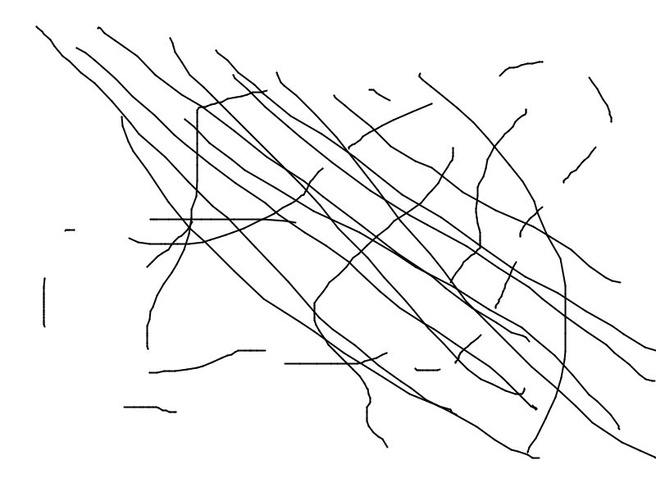
#> input picture fibre_orientation_examples/5.jpg, 656 x 492 px, shrunk from 800 x 600 before the run, found by its file name
$ python fibre_orientation_structure_tensor3.py
#> lines starting #> are read from the running program, lines starting #| are printed output that depends on the picture
### fibre_orientation_structure_tensor.py

'''
by Andreas Bauer 29.05.2020
Analyzing the orientation of structures like collagen fibres or cells in cell patches by analyzing the gradient of
images locally or as a whole. This uses the structure tensor https://en.wikipedia.org/wiki/Structure_tensor
and builds heavily on the method presented here http://bigwww.epfl.ch/demo/orientation/
'''

import matplotlib.pyplot as plt
from skimage.filters import gaussian
from scipy.ndimage.filters import uniform_filter
import os
import copy
import numpy as np

from skimage.draw import circle
from scipy.signal import convolve2d


def rotate_vector_field(p, r):
    '''
    rotation of a vector or vector field by angel p
    :param p:
    :param r:
    :return:
    '''

    r_n = np.zeros(r.shape) + np.nan
    if len(r.shape) == 3:  # vector field
        # applying rotation matrix
        r_n[:, :, 0] = + np.cos(p) * (r[:, :, 0]) - np.sin(p) * (r[:, :, 1])
        r_n[:, :, 1] = + np.sin(p) * (r[:, :, 0]) + np.cos(p) * (r[:, :, 1])

    if len(r.shape) == 1:  # single vector
        # applying rotation matrix
        r_n[0] = + np.cos(p) * (r[0]) - np.sin(p) * (r[1])
        r_n[1] = + np.sin(p) * (r[0]) + np.cos(p) * (r[1])
    return r_n


def eigen_vec(eval, a, b, d):

    '''
    Calculateing the eigenvectors of a symmetric matrix [[a,b][b,c]] with eigenvalues eval
    :param eval: 1d array of eigenvalues
    :param a:
    :param b:
    :param d:
    :return:
    '''
    x = b / np.sqrt(b ** 2 + (eval - a) ** 2)
    y = (eval - a) / np.sqrt(b ** 2 + (eval - a) ** 2)
    return np.stack([x, y], axis=len(y.shape))


def select_max_min(x1, x2, b1, b2):

    '''
    Sort values from x1 and x2 into tqo arrays based on values in b1 and b2.
    x1[0,0] get sorted to x_max if b1[0,0]>b2[0,0] and x2[0,0] gets sorted to x_min in this case.
    :param x1:
    :param x2:
    :param b1:
    :param b2:
    :return:
    '''

    x1 = np.array(x1)
    x2 = np.array(x2)
    b1 = np.array(b1)
    b2 = np.array(b2)

    x_max = np.zeros(x1.shape)
    x_min = np.zeros(x2.shape)

    bigger1 = np.abs(b1) > np.abs(b2)  # mask where absolute value of first value is bigger
    bigger2 = ~bigger1

    x_max[bigger1] = x1[bigger1]
    x_max[bigger2] = x2[bigger2]

    x_min[bigger2] = x1[bigger2]
    x_min[bigger1] = x2[bigger1]

    return x_max, x_min


# [41 lines left out: functions get_structure_tensor_gaussian, get_structure_tensor_uniform, not called in this run]


def get_structure_tensor_roi(im, mask=None):
    '''
    Structure tensor over specific region of interest with uniform weight.
    See https://en.wikipedia.org/wiki/Structure_tensor for some background.


    :param im: input image
    :param mask: mask specifying the region that is analyzed
    :return:
    '''

    #
    grad_y = np.gradient(im, axis=0)  # parameters: spacing-> set higher dx and dy edge-order: some interpolation (?)
    grad_x = np.gradient(im, axis=1)

    # if no mask is provided, use the whole image
    if not isinstance(mask, np.ndarray):
        mask = np.ones(grad_y.shape).astype(bool)
    else:
        mask = mask.astype(bool)

    # components of the structure tensor.
    # actual tensor would look like tensor = [[ot_xx], [ot_yx],
    #                                  [ot_yx] ,[ot_yy]]
    ot_xx = np.mean(grad_x[mask] * grad_x[mask])
    ot_yx = np.mean(grad_y[mask] * grad_x[mask])
    ot_yy = np.mean(grad_y[mask] * grad_y[mask])

    return ot_xx, ot_yx, ot_yy


def get_principal_vectors(ot_xx, ot_yx, ot_yy):
    '''
    Calculating eigenvectors and eigenvalues form the structure tensor, selecting the minimal and maximal eigenvalues
    and the corresponding eigenvectors. from https://www.soest.hawaii.edu/martel/Courses/GG303/Eigenvectors.pdf
    (maybe there is an error in the link?)
    This follows
    :param ot_xx: [0,0] component of structure tensor
    :param ot_yx: [0,1] and [1,0] component of structure tensor
    :param ot_yy: [1,1] component of structure tensor
    :return:
    '''

    eval1 = (ot_xx + ot_yy) / 2 + np.sqrt(((ot_xx - ot_yy) / 2) ** 2 + ot_yx ** 2)
    eval2 = (ot_xx + ot_yy) / 2 - np.sqrt(((ot_xx - ot_yy) / 2) ** 2 + ot_yx ** 2)

    evec1 = eigen_vec(eval1, ot_xx, ot_yx, ot_yy)
    evec2 = eigen_vec(eval2, ot_xx, ot_yx, ot_yy)

    # we  want the minimal eigenvalue and eigenvector
    max_eval, min_eval = select_max_min(eval1, eval2, eval1, eval2)
    max_evec, min_evec = select_max_min(evec1, evec2, eval1, eval2)

    # sometimes minimal vector is not defined, in this case create min eigenvector perpendicular to max eigenvector
    min_not_defined = np.logical_and(np.isnan(min_evec), ~np.isnan(max_evec))
    min_evec[min_not_defined] = rotate_vector_field(np.pi / 2, max_evec)[min_not_defined]

    # fill nans with zeros --> makes sense because later weighting with coherency would set zero  anyway
    min_evec[np.isnan(min_evec)] = 0
    max_evec[np.isnan(max_evec)] = 0

    return max_evec, min_evec, max_eval, min_eval


# [43 lines left out: functions analyze_area, get_main_orientation_squared, analyze_local, not called in this run]

'''
def custom_edge_filter(arr):
    arr_out = copy.deepcopy(arr).astype(int)
    shape1 = np.array([[0, 1, 0], [1, 1, 0], [0, 0, 0]])
    shape2 = np.array([[0, 1, 0], [0, 1, 1], [0, 0, 0]])
    shape3 = np.array([[0, 0, 0], [0, 1, 1], [0, 1, 0]])
    shape4 = np.array([[0, 0, 0], [1, 1, 0], [0, 1, 0]])
    for s in [shape1, shape2, shape3, shape4]:
        rem_mask = convolve2d(arr, s, mode="same") == 3
        arr_out[rem_mask] = 0
    return arr_out.astype(bool)
'''


# [9 lines left out: function set_axis_attribute, not called in this run]


'''
def display_mask(fig, mask, display_type="outline", type=1, color="C1", d=np.sqrt(2), ax=None, dm=True, lw=9):
    if not dm:
        return
    mask = mask.astype(int)
    if display_type == "outline":

        bm = binary_erosion((mask))
        bm[0,:] = 0
        bm[:,0] = 0
        bm[-1,:] = 0
        bm[:,-1] = 0
        out_line = mask - bm
        out_line = custom_edge_filter(out_line)  # risky
        out_line_graph, points = mask_to_graph(out_line, d=d)
        try:
            circular_path = find_path_circular(out_line_graph, 0)
        except RecursionError as e:
            print("while plotting mask outlines:", e)
            return

        circular_path.append(circular_path[0])  # to plot a fully closed loop
        if type == 1:
            ax = fig.axes[0] if ax is None else ax
            ax.plot(points[circular_path][:, 1], points[circular_path][:, 0], "--", color=color, linewidth=lw)
        if type == 2:
            for ax in fig.axes:
                ax.plot(points[circular_path][:, 1], points[circular_path][:, 0], "--", color=color, linewidth=lw)

'''


# [96 lines left out: functions plot1, full_angle_plot, analyze_area_full_orientation, normalize, not called in this run]


# [39 lines that do not run on import are left out]
    # save by fig2.savefig("example.png")

### fibre_orientation_structure_tensor3.py
'''
"global orientation analysis" --> size filter by applying simple guassian filter
this is most commonly done when they say: "we analyzed the orientation in a region of interesst...

'''
from fibre_orientation_structure_tensor import *
import pyTFM.plotting
from utilities import *
from tqdm import tqdm
import clickpoints
import os
import copy
import numpy as np
from scipy.ndimage import binary_fill_holes
from skimage.draw import circle


'''
generating clickpoints file

images = []
for fold, subfolder, files in os.walk(folder):
    for f in files:
        if f.endswith(".tif"):
            images.append(os.path.join(fold,f))
db = clickpoints.DataFile(os.path.join(folder,"db.cdb"))
for i in images:
    db.setImage(i)
db.db.close()
'''

# [112 lines left out: functions plot1, analyze_local, analyze_local_2_filters, analyze_area, get_main_orientation_min_squared, analyze_area_full_orientation and 1 more, not called in this run]

if __name__ == "__main__":

    image = "/home/user/Desktop/fibre_orientation_test/5.jpg"
    im = np.mean(plt.imread(image), axis=2)
#> im: shape (492, 656) float64; min 0, max 255, mean 244.5
    im = 1 - im
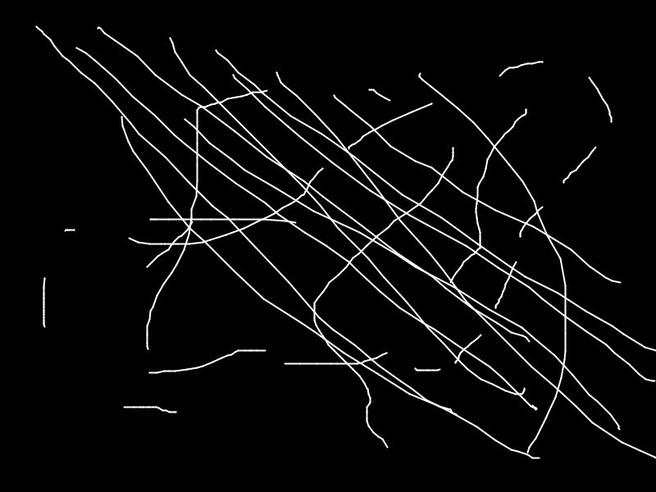
#> im: shape (492, 656) float64; min -254, max 1, mean -243.5; drawn with min black and max white

    ## first try structure tenosr of whole image...
    ot_xx, ot_yx, ot_yy = get_structure_tensor_roi(im)
#> in get_structure_tensor_roi, `grad_y = np.gradient(im, axis=0)`:
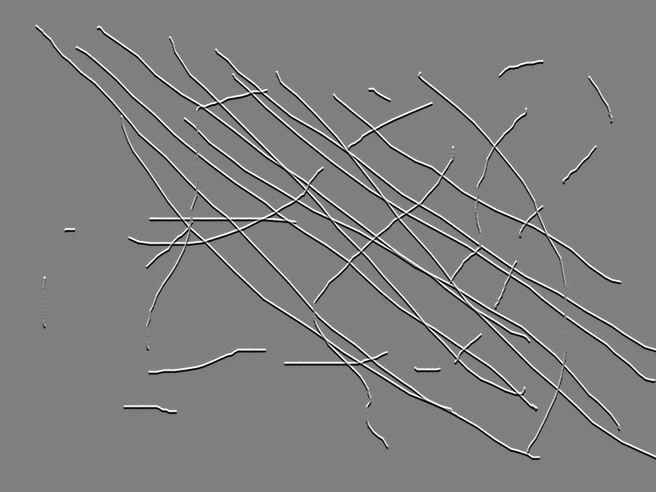
#> grad_y: shape (492, 656) float64; min -127.5, max 127.5, mean 0; drawn with min black and max white
#> in get_structure_tensor_roi, `grad_x = np.gradient(im, axis=1)`:
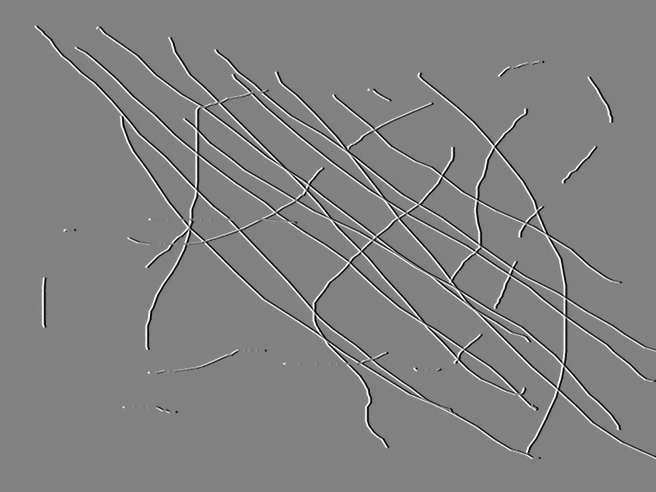
#> grad_x: shape (492, 656) float64; min -132, max 127.5, mean 0; drawn with min black and max white
#> in get_structure_tensor_roi, `ot_xx = np.mean(grad_x[mask] * grad_x[mask])`: ot_xx = 589.8
#> in get_structure_tensor_roi, `ot_yx = np.mean(grad_y[mask] * grad_x[mask])`: ot_yx = -383.5
#> in get_structure_tensor_roi, `ot_yy = np.mean(grad_y[mask] * grad_y[mask])`: ot_yy = 683.9
#> ot_xx = 589.8; ot_yx = -383.5; ot_yy = 683.9
    max_evec, min_evec, max_eval, min_eval = get_principal_vectors(ot_xx, ot_yx, ot_yy)
#> in get_principal_vectors, `eval1 = (ot_xx + ot_yy) / 2 + np.sqrt(((ot_xx - ot_yy) / 2) ** 2 + ot_..`: eval1 = 1023.3
#> in get_principal_vectors, `eval2 = (ot_xx + ot_yy) / 2 - np.sqrt(((ot_xx - ot_yy) / 2) ** 2 + ot_..`: eval2 = 250.4
#> in eigen_vec, `x = b / np.sqrt(b ** 2 + (eval - a) ** 2)`: x = -0.663
#> in eigen_vec, `y = (eval - a) / np.sqrt(b ** 2 + (eval - a) ** 2)`: y = 0.749
#> in get_principal_vectors, `evec1 = eigen_vec(eval1, ot_xx, ot_yx, ot_yy)`: evec1 = [-0.663, 0.749]
#> in get_principal_vectors, `evec2 = eigen_vec(eval2, ot_xx, ot_yx, ot_yy)`: evec2 = [-0.749, -0.663]
#> in select_max_min, `x1 = np.array(x1)`: x1 = 1023.3
#> in select_max_min, `x2 = np.array(x2)`: x2 = 250.4
#> in select_max_min, `b1 = np.array(b1)`: b1 = 1023.3
#> in select_max_min, `b2 = np.array(b2)`: b2 = 250.4
#> in select_max_min, `bigger1 = np.abs(b1) > np.abs(b2)`: bigger1 = True
#> in select_max_min, `bigger2 = ~bigger1`: bigger2 = False
#> in get_principal_vectors, `max_eval, min_eval = select_max_min(eval1, eval2, eval1, eval2)`: max_eval = 1023.3; min_eval = 250.4
#> in get_principal_vectors, `max_evec, min_evec = select_max_min(evec1, evec2, eval1, eval2)`: max_evec = [-0.663, 0.749]; min_evec = [-0.749, -0.663]
#> in get_principal_vectors, `min_not_defined = np.logical_and(np.isnan(min_evec), ~np.isnan(max_eve..`: min_not_defined = [False, False]
#> max_evec = [-0.663, 0.749]; min_evec = [-0.749, -0.663]; max_eval = 1023.3; min_eval = 250.4
    ori = (max_eval - min_eval) / (max_eval + min_eval)
#> ori = 0.607

    plt.figure()
    plt.imshow(im)
    plt.arrow(im.shape[1] / 2, im.shape[0] / 2, max_evec[0] * max_eval, max_evec[1] * max_eval, width=10, color="green")
    plt.arrow(im.shape[1] / 2, im.shape[0] / 2, min_evec[0] * min_eval, min_evec[1] * min_eval, width=10,
              color="orange")
    plt.text(0, 0, str(np.round(ori, 2)))

    folder = "/home/user/Desktop/ingo_fiber_orientations/"


#> (the run stopped early here; a loop or call above may not have finished)

$ run again, with fibre_orientation_examples/1.jpg copied over fibre_orientation_examples/5.jpg
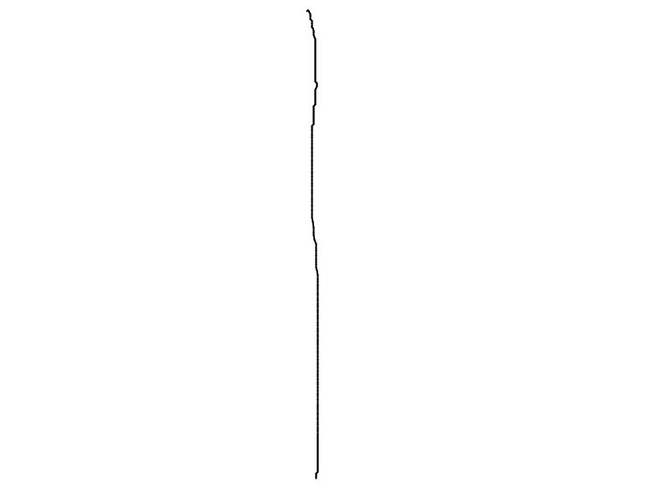
#> input picture fibre_orientation_examples/1.jpg, 656 x 492 px, shrunk from 800 x 600 before the run, found by its file name
#> `im = 1 - im`:
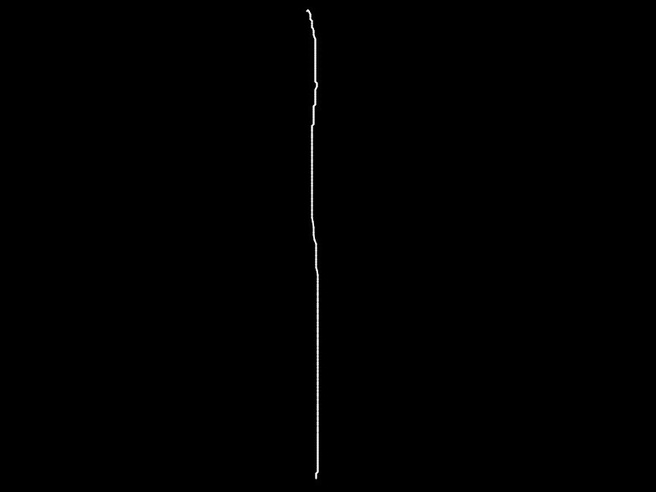
#> im: shape (492, 656) float64; min -254, max 1, mean -253.3; drawn with min black and max white
#> in get_structure_tensor_roi, `grad_x = np.gradient(im, axis=1)`:
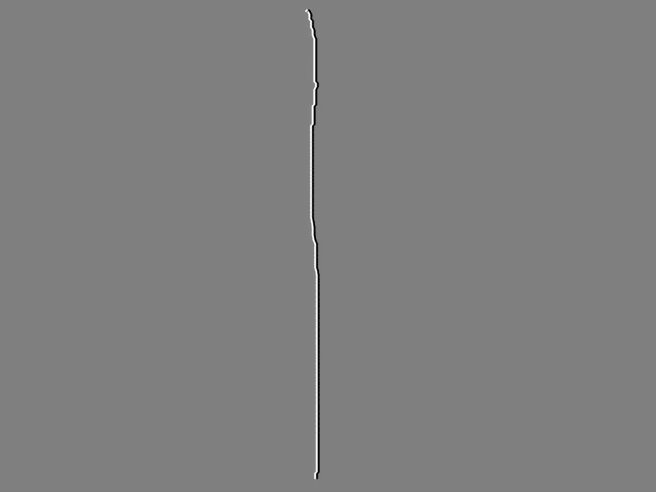
#> grad_x: shape (492, 656) float64; min -127.5, max 127.5, mean 0; drawn with min black and max white
#> in get_structure_tensor_roi, `ot_xx = np.mean(grad_x[mask] * grad_x[mask])`: ot_xx = 58.29
#> in get_structure_tensor_roi, `ot_yx = np.mean(grad_y[mask] * grad_x[mask])`: ot_yx = -1.35
#> in get_structure_tensor_roi, `ot_yy = np.mean(grad_y[mask] * grad_y[mask])`: ot_yy = 2.57
#> `ot_xx, ot_yx, ot_yy = get_structure_tensor_roi(im)`: ot_xx = 58.29; ot_yx = -1.35; ot_yy = 2.57
#> eval1 = 58.32
#> eval2 = 2.54
#> x = -1
#> y = 0.0243
#> evec1 = [-1, 0.0243]
#> evec2 = [-0.0243, -1]
#> x1 = 58.32
#> x2 = 2.54
#> b1 = 58.32
#> b2 = 2.54
#> bigger1 = True
#> bigger2 = False
#> in get_principal_vectors, `max_eval, min_eval = select_max_min(eval1, eval2, eval1, eval2)`: max_eval = 58.32; min_eval = 2.54
#> in get_principal_vectors, `max_evec, min_evec = select_max_min(evec1, evec2, eval1, eval2)`: max_evec = [-1, 0.0243]; min_evec = [-0.0243, -1]
#> min_not_defined = [False, False]
#> `max_evec, min_evec, max_eval, min_eval = get_principal_vectors(ot_xx, ..`: max_evec = [-1, 0.0243]; min_evec = [-0.0243, -1]; max_eval = 58.32; min_eval = 2.54
#> ori = 0.917

$ run again, with fibre_orientation_examples/2.jpg copied over fibre_orientation_examples/5.jpg
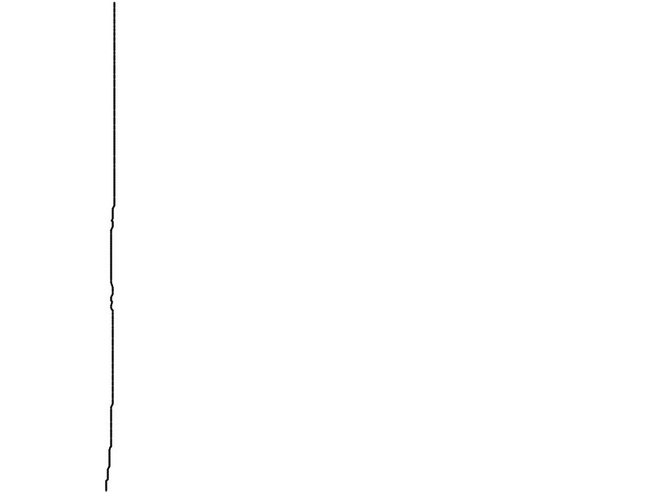
#> input picture fibre_orientation_examples/2.jpg, 656 x 492 px, shrunk from 800 x 600 before the run, found by its file name
#> `im = 1 - im`:
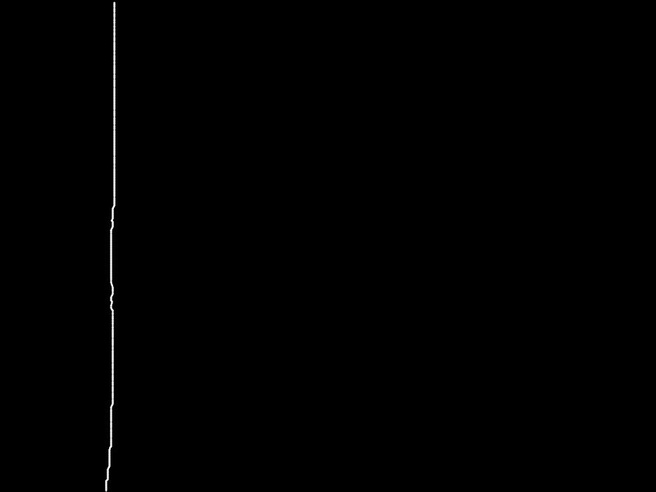
#> im: shape (492, 656) float64; min -254, max 1, mean -253.2; drawn with min black and max white
#> in get_structure_tensor_roi, `grad_x = np.gradient(im, axis=1)`:
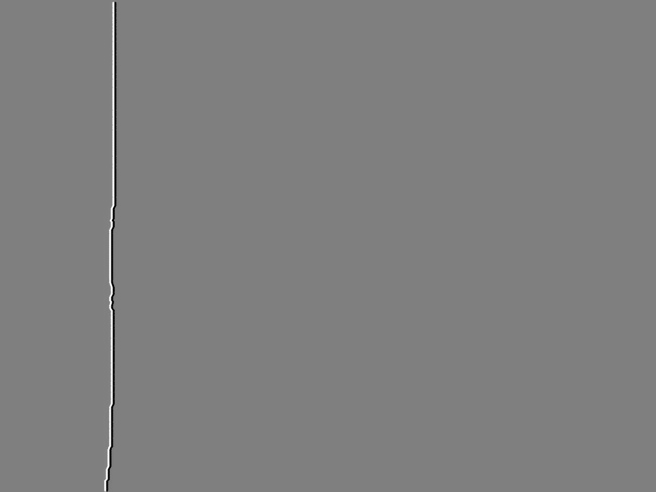
#> grad_x: shape (492, 656) float64; min -127.5, max 127.5, mean 0; drawn with min black and max white
#> in get_structure_tensor_roi, `ot_xx = np.mean(grad_x[mask] * grad_x[mask])`: ot_xx = 60.63
#> in get_structure_tensor_roi, `ot_yx = np.mean(grad_y[mask] * grad_x[mask])`: ot_yx = 1.38
#> in get_structure_tensor_roi, `ot_yy = np.mean(grad_y[mask] * grad_y[mask])`: ot_yy = 2.06
#> `ot_xx, ot_yx, ot_yy = get_structure_tensor_roi(im)`: ot_xx = 60.63; ot_yx = 1.38; ot_yy = 2.06
#> eval1 = 60.66
#> eval2 = 2.03
#> x = 1
#> y = 0.0235
#> evec1 = [1, 0.0235]
#> evec2 = [0.0235, -1]
#> x1 = 60.66
#> x2 = 2.03
#> b1 = 60.66
#> b2 = 2.03
#> bigger1 = True
#> bigger2 = False
#> in get_principal_vectors, `max_eval, min_eval = select_max_min(eval1, eval2, eval1, eval2)`: max_eval = 60.66; min_eval = 2.03
#> in get_principal_vectors, `max_evec, min_evec = select_max_min(evec1, evec2, eval1, eval2)`: max_evec = [1, 0.0235]; min_evec = [0.0235, -1]
#> min_not_defined = [False, False]
#> `max_evec, min_evec, max_eval, min_eval = get_principal_vectors(ot_xx, ..`: max_evec = [1, 0.0235]; min_evec = [0.0235, -1]; max_eval = 60.66; min_eval = 2.03
#> ori = 0.935

$ run again, with fibre_orientation_examples/3.jpg copied over fibre_orientation_examples/5.jpg
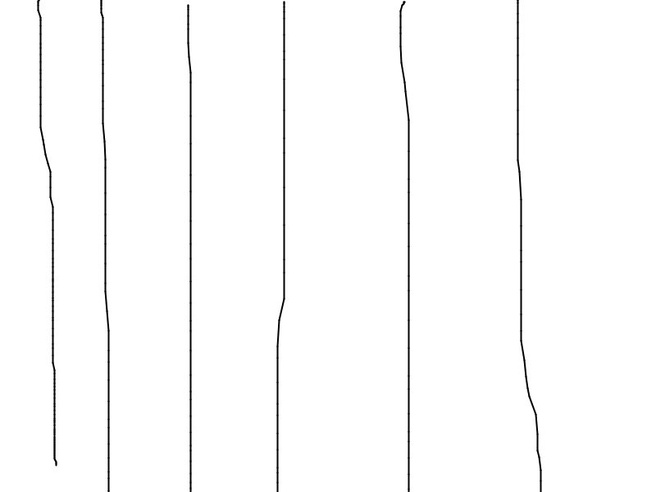
#> input picture fibre_orientation_examples/3.jpg, 656 x 492 px, shrunk from 800 x 600 before the run, found by its file name
#> `im = 1 - im`:
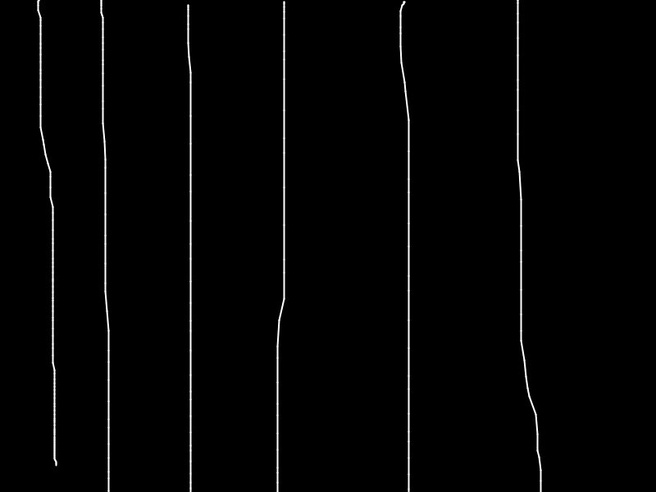
#> im: shape (492, 656) float64; min -254, max 1, mean -249.9; drawn with min black and max white
#> in get_structure_tensor_roi, `grad_x = np.gradient(im, axis=1)`:
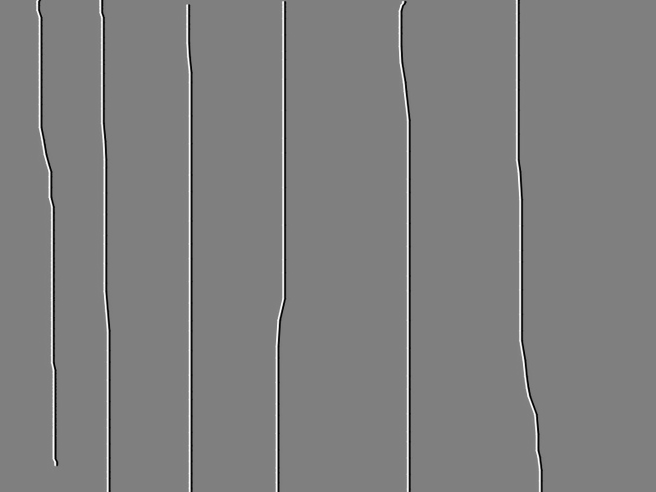
#> grad_x: shape (492, 656) float64; min -127.5, max 127.5, mean 0; drawn with min black and max white
#> in get_structure_tensor_roi, `ot_xx = np.mean(grad_x[mask] * grad_x[mask])`: ot_xx = 334.3
#> in get_structure_tensor_roi, `ot_yx = np.mean(grad_y[mask] * grad_x[mask])`: ot_yx = -8.33
#> in get_structure_tensor_roi, `ot_yy = np.mean(grad_y[mask] * grad_y[mask])`: ot_yy = 5.74
#> `ot_xx, ot_yx, ot_yy = get_structure_tensor_roi(im)`: ot_xx = 334.3; ot_yx = -8.33; ot_yy = 5.74
#> eval1 = 334.5
#> eval2 = 5.53
#> x = -1
#> y = 0.0253
#> evec1 = [-1, 0.0253]
#> evec2 = [-0.0253, -1]
#> x1 = 334.5
#> x2 = 5.53
#> b1 = 334.5
#> b2 = 5.53
#> bigger1 = True
#> bigger2 = False
#> in get_principal_vectors, `max_eval, min_eval = select_max_min(eval1, eval2, eval1, eval2)`: max_eval = 334.5; min_eval = 5.53
#> in get_principal_vectors, `max_evec, min_evec = select_max_min(evec1, evec2, eval1, eval2)`: max_evec = [-1, 0.0253]; min_evec = [-0.0253, -1]
#> min_not_defined = [False, False]
#> `max_evec, min_evec, max_eval, min_eval = get_principal_vectors(ot_xx, ..`: max_evec = [-1, 0.0253]; min_evec = [-0.0253, -1]; max_eval = 334.5; min_eval = 5.53
#> ori = 0.967
